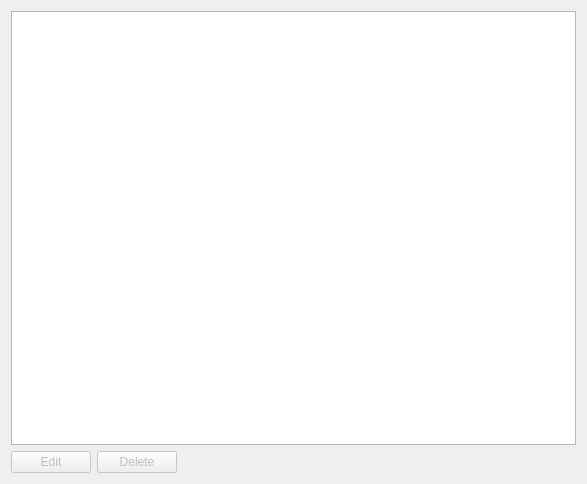
<?xml version="1.0" encoding="UTF-8"?>
<ui version="4.0">
 <class>SessionsForm</class>
 <widget class="QDialog" name="SessionsForm">
  <property name="geometry">
   <rect>
    <x>0</x>
    <y>0</y>
    <width>587</width>
    <height>484</height>
   </rect>
  </property>
  <property name="windowTitle">
   <string>Dialog</string>
  </property>
  <layout class="QVBoxLayout" name="verticalLayout">
   <item>
    <widget class="QTableView" name="sessions_table"/>
   </item>
   <item>
    <layout class="QHBoxLayout" name="horizontalLayout">
     <item>
      <widget class="QPushButton" name="edit_button">
       <property name="enabled">
        <bool>false</bool>
       </property>
       <property name="text">
        <string>Edit</string>
       </property>
      </widget>
     </item>
     <item>
      <widget class="QPushButton" name="delete_button">
       <property name="enabled">
        <bool>false</bool>
       </property>
       <property name="text">
        <string>Delete</string>
       </property>
      </widget>
     </item>
     <item>
      <spacer name="horizontalSpacer">
       <property name="orientation">
        <enum>Qt::Horizontal</enum>
       </property>
       <property name="sizeHint" stdset="0">
        <size>
         <width>40</width>
         <height>20</height>
        </size>
       </property>
      </spacer>
     </item>
    </layout>
   </item>
  </layout>
 </widget>
 <resources/>
 <connections/>
</ui>
